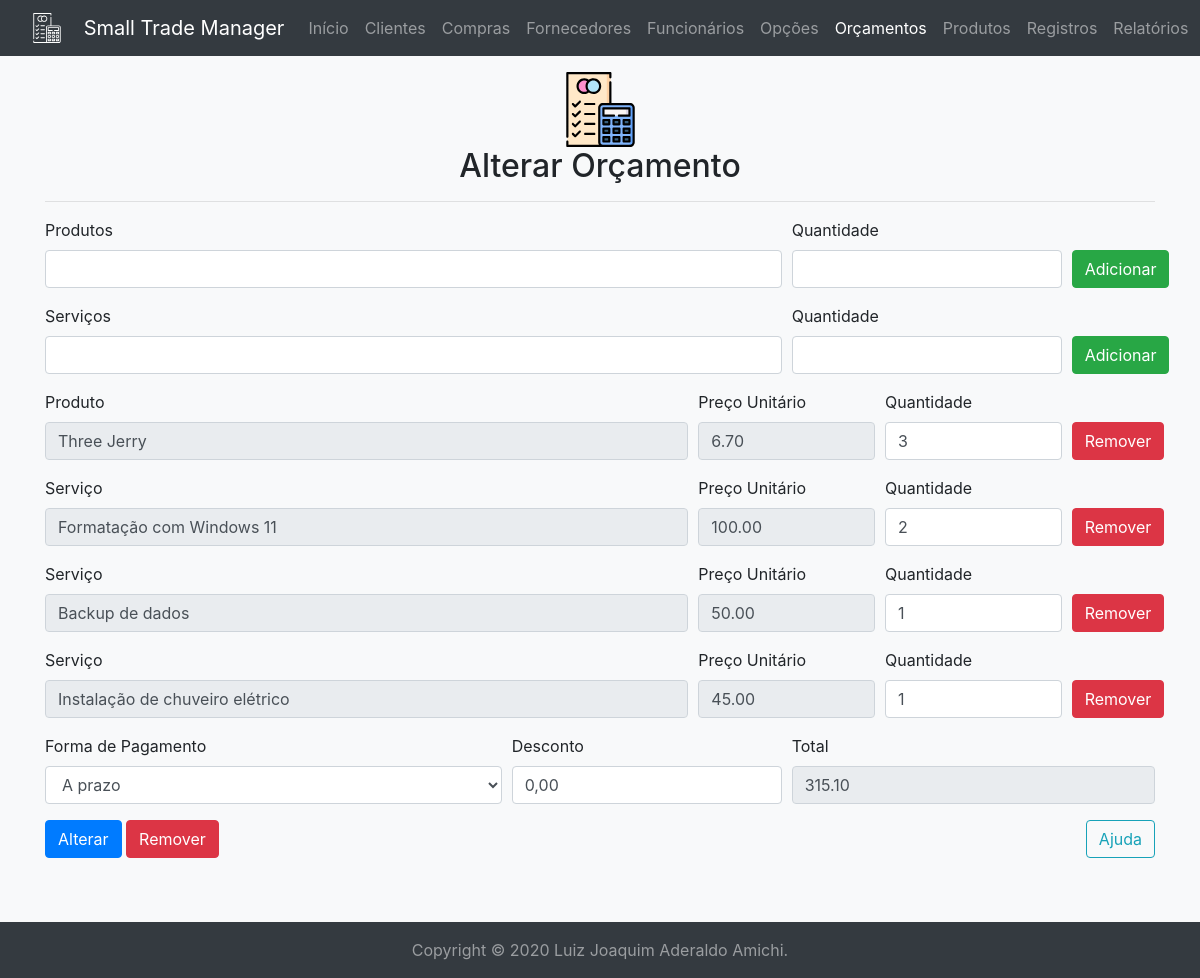
Page /budget/update/?id=2 (signed in) on the committed database.
### tables this page shows
create table if not exists products (
	id int unsigned auto_increment not null primary key,
	code int unsigned not null unique,
	name varchar(32) character set 'utf8' not null,
	provider int unsigned not null,
	unity varchar(4) character set 'utf8' not null,
	gross_price decimal(6,2) not null,
	net_price decimal(6,2) not null,
	minimum_stock int unsigned not null,
	maximum_stock int unsigned not null,
	amount int unsigned not null,
	weigth float unsigned not null,
	situation tinyint(1) unsigned not null,
	source tinyint(1) unsigned not null,
	foreign key(provider) references providers(id)
);

create table if not exists product_budget (
	id int unsigned auto_increment not null primary key,
	product int unsigned not null,
	budget int unsigned not null,
	quantity int unsigned not null,
	unit_price decimal(6,2) not null,
	foreign key(product) references products(id),
	foreign key(budget) references budgets(id)
);

create table if not exists services (
	id int unsigned auto_increment not null primary key,
	code int unsigned not null,
	name varchar(32) character set 'utf8' not null,
	type varchar(32) character set 'utf8' not null,
	price decimal(6,2) not null,
	workload time null
);

create table if not exists service_budget (
	id int unsigned auto_increment not null primary key,
	service int unsigned not null,
	budget int unsigned not null,
	quantity int unsigned not null,
	unit_price decimal(6,2) not null,
	foreign key(service) references services(id),
	foreign key(budget) references budgets(id)
);

create table if not exists budgets (
	id int unsigned auto_increment not null primary key,
	employee int unsigned not null,
	day datetime not null,
	form_of_payment varchar(32) character set 'utf8' not null,
	discount float unsigned not null,
	total decimal(8,2) not null,
	foreign key(employee) references employees(id)
);

### mysql.php (called while the page is built, shortened)
<?php
$db = null;
function execute(string $query, ?object &$record=null): array|bool {
	global $db;
	$operation = strtolower(substr($query, 0, 6));
	$tuple = $record ? convert($record) : $record;
	$connection = $db ?? open();
	$stmt = null;
	if($connection) {
		try {
			if($operation == 'delete') {
				$queries = explode(';', $query);
				foreach($queries as $query) {
					if(!empty($query)) {
						$stmt = $connection->prepare($query);
						$stmt->execute();
					}
				}
			}
			elseif(in_array($operation, ['insert', 'select', 'update'])) {
				$stmt = $connection->prepare($query);
				$stmt->execute($tuple);
			}
			if($operation == 'select') {
				return $stmt->fetchAll(\PDO::FETCH_OBJ);
			}
			elseif(in_array($operation, ['delete', 'insert', 'update'])) {
				if($operation == 'insert' && $record) {
					$record->id = $connection->lastInsertId() ?: ($record->id ?? 0);
				}
				$commit = $connection->commit();
				return (bool) ($operation == 'delete' ? $commit : $stmt->rowCount());
			}
		}
		catch(\PDOException $e) {
			\util\history($e);
			if($operation == 'select') {
				return [];
			}
			elseif(in_array($operation, ['delete', 'insert', 'update'])) {
				$connection->rollBack();
				return false;
			}
		}
		finally {
			$connection = null;
		}
	}
	return false;
}
function open(): ?\PDO {
	global $db;
	if(!$db) {
		try {
			$db = new \PDO('mysql:host=' . MYSQL_HOST . ';dbname=' . MYSQL_SCHEMA, MYSQL_USER, MYSQL_PASSWORD);
			$db->setAttribute(\PDO::ATTR_ERRMODE, \PDO::ERRMODE_EXCEPTION);
			$db->setAttribute(\PDO::ATTR_DEFAULT_FETCH_MODE, \PDO::FETCH_OBJ);
			return $db;
		}
		catch(\PDOException $e) {
			\util\history($e);
			return null;
		}
	}
	return $db;
}

### controllers/budget.php (called while the page is built, shortened)
<?php
require_once __DIR__ . '/../mysql.php';
function formulate(object $tuple): object {
	$tuple->discount = number_format($tuple->discount * 100, 2, ',', '.');
	$tuple->total = number_format($tuple->total, 2, ',', '.');
	return $tuple;
}

### templates/budget/update.php (the view, shortened to what this page needs)
	<div class="container mb-5">
		<div class="my-3 text-center">
			<img alt="Orçamento" class="img-fluid mx-3" height="75" src="<?=BASE_URL?>img/budget-color.svg" width="75"/>
			<h2><?=PAGE_TITLE?></h2>
			<hr/>
		</div>
		<form accept-charset="utf-8" action="<?=BASE_URL . 'action/' . PAGE_NAME?>/update/" autocomplete="on" class="pb-3" enctype="application/x-www-form-urlencoded" id="update-budget" method="post" name="update-budget" rel="noopener" target="_self">
			<div class="form-row">
				<div class="col-md-8 form-group">
					<label for="product-mask">Produtos</label>
					<input class="form-control" form="update-budget" id="product-mask" list="products" maxlength="32" minlength="2" placeholder="" type="text"/>
				</div>
				<div class="col-md-3 form-group">
					<label for="product-quantity">Quantidade</label>
					<input class="form-control" form="update-budget" id="product-quantity" min="1" placeholder="" type="number"/>
				</div>
				<div class="col-md-1 form-group">
					<br/>
					<button class="btn btn-success mt-2" id="add-product" type="button">Adicionar</button>
				</div>
			</div>
			<div class="form-row">
				<div class="col-md-8 form-group">
					<label for="service-mask">Serviços</label>
					<input class="form-control" form="update-budget" id="service-mask" list="services" maxlength="32" minlength="2" placeholder="" type="text"/>
				</div>
				<div class="col-md-3 form-group">
					<label for="service-quantity">Quantidade</label>
					<input class="form-control" form="update-budget" id="service-quantity" min="1" placeholder="" type="number"/>
				</div>
				<div class="col-md-1 form-group">
					<br/>
					<button class="btn btn-success mt-2" id="add-service" type="button">Adicionar</button>
				</div>
			</div>
			<div id="other-products">
				<?php foreach($tuple->products as $product): ?>
				<div class="form-row">
					<div class="col-md-7 form-group">
						<label>Produto</label>
						<input class="form-control" form="update-budget" readonly type="text" value="<?=$product->name?>"/>
					</div>
					<div class="col-md-2 form-group">
						<label>Preço Unitário</label>
						<input class="form-control" form="update-budget" name="products-prices[]" readonly type="text" value="<?=$product->unit_price?>"/>
					</div>
					<div class="col-md-2 form-group">
						<label>Quantidade</label>
						<input class="form-control" form="update-budget" min="1" name="products-quantities[]" type="number" value="<?=$product->quantity?>"/>
					</div>
					<div class="col-md-1 form-group">
						<br/>
						<button class="btn btn-danger mt-2" data-remove="remove-product" type="button">Remover</button>
					</div>
				</div>
				<?php endforeach; ?>
			</div>
			<div id="other-services">
				<?php foreach($tuple->services as $service): ?>
				<div class="form-row">
					<div class="col-md-7 form-group">
						<label>Serviço</label>
						<input class="form-control" form="update-budget" readonly type="text" value="<?=$service->name?>"/>
					</div>
					<div class="col-md-2 form-group">
						<label>Preço Unitário</label>
						<input class="form-control" form="update-budget" name="services-prices[]" readonly type="text" value="<?=$service->unit_price?>"/>
					</div>
					<div class="col-md-2 form-group">
						<label>Quantidade</label>
						<input class="form-control" form="update-budget" min="1" name="services-quantities[]" type="number" value="<?=$service->quantity?>"/>
					</div>
					<div class="col-md-1 form-group">
						<br/>
						<button class="btn btn-danger mt-2" data-remove="remove-service" type="button">Remover</button>
					</div>
				</div>
				<?php endforeach; ?>
			</div>
			<div class="form-row">
				<div class="col-md-5 form-group">
					<label for="form-of-payment">Forma de Pagamento</label>
					<select class="form-control" form="update-budget" id="form-of-payment" name="form-of-payment" required>
						<option <?=$tuple->form_of_payment == 'A prazo' ? 'selected' : ''?> value="A prazo">A prazo</option>
					</select>
				</div>
				<div class="col-md-3 form-group">
					<label for="discount">Desconto</label>
					<input class="form-control" form="update-budget" id="discount" maxlength="6" minlength="4" name="discount" pattern="[0-9]{1},[0-9]{2}|[0-9]{2},[0-9]{2}|[0-9]{3},[0-9]{2}" placeholder="Opcional" type="text" value="<?=$tuple->discount?>"/>
				</div>
				<div class="col-md-4 form-group">
					<label for="total">Total</label>
					<input class="form-control" data-value="<?=$tuple->total?>" form="update-budget" id="total" maxlength="12" minlength="1" name="total" pattern="^(\d+|\d{1,3}(\.\d{3})*)(,\d+)?$" placeholder="" readonly required type="text" value="<?=$tuple->total?>"/>
				</div>
			</div>
			<input class="btn btn-primary" form="update-budget" type="submit" value="Alterar"/>
			<button class="btn btn-danger" data-target="#remove-modal" data-toggle="modal" type="button">Remover</button>
			<button class="btn btn-outline-info float-right" data-target="#help-modal" data-toggle="modal" type="button">Ajuda</button>
		</form>
	</div>
</body>
</html>

### rows in the picture
products: name "Three Jerry"
product_budget: unit_price "6.70", quantity "3"
services: name "Formatação com Windows 11"
service_budget: unit_price "100.00", quantity "2"
services: name "Backup de dados"
service_budget: unit_price "50.00", quantity "1"
services: name "Instalação de chuveiro elétrico"
service_budget: unit_price "45.00", quantity "1"
budgets: form-of-payment "A prazo", discount "0,00"

### other values in the picture
PAGE_TITLE "Alterar Orçamento"
